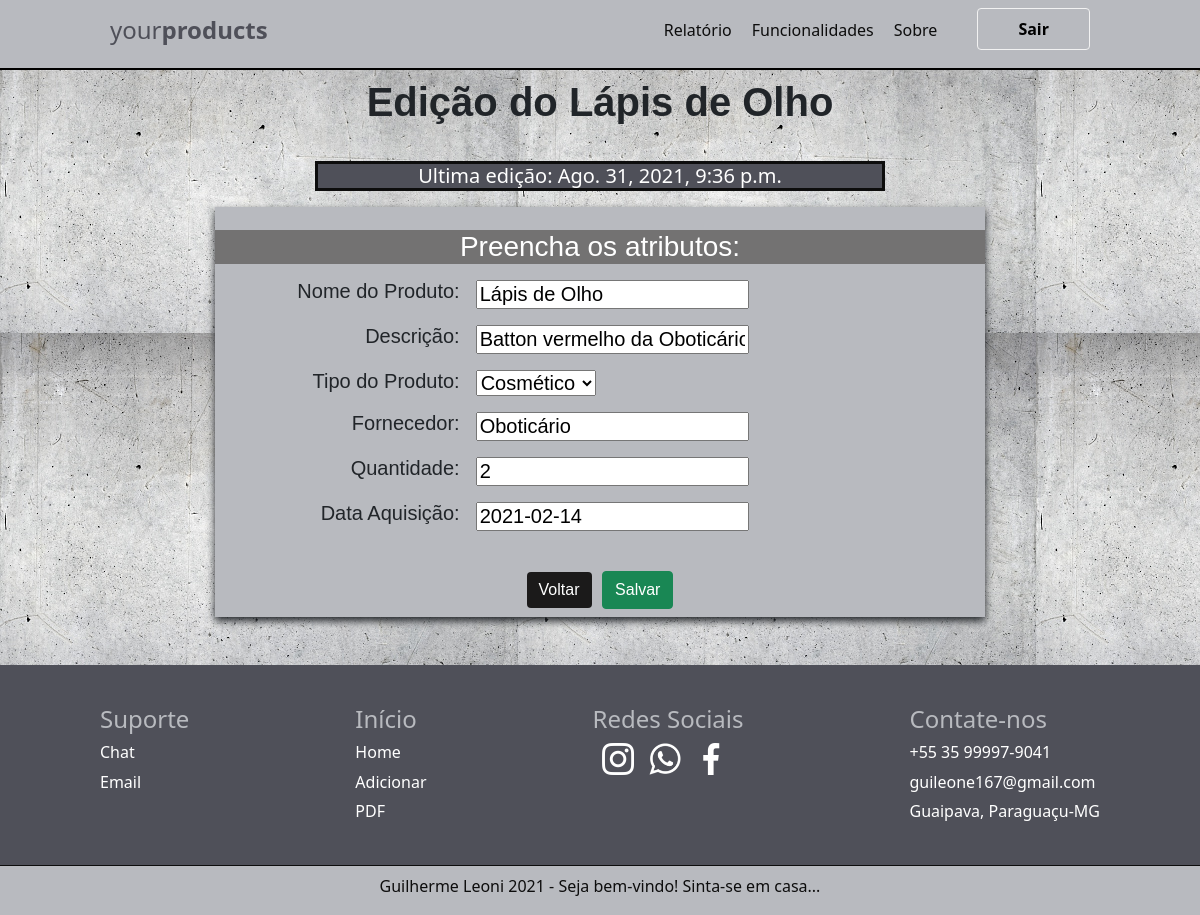
Screenshot of /edit/37/ (signed in) with the database file from the repository.
### produto/models.py (models this page shows, shortened)
class produto(models.Model):
    STATUS = (
        ('', 'Selecione:'),
        ('Cosmético', 'Cosmético'),
        ('Industrial', 'Industrial'),
        ('Alimentício', 'Alimentício'),
    )
    ESTADOS = (
        ('Disponível', 'Disponível'),
        ('Vendido', 'Vendido'),
    )
    nome = models.CharField(max_length=100)
    tipo = models.CharField(
        max_length=100,
        choices=STATUS,
        )
    descricao = models.CharField(max_length=100)#textfild
    data = models.DateField()
    fornecedor = models.CharField(max_length=100)
    quantidade = models.IntegerField(max_length=100)
    estado = models.CharField(
        max_length=12,
        choices=ESTADOS,
        )
    criado_em = models.DateTimeField(auto_now_add=True)
    editado_em = models.DateTimeField(auto_now=True)

### produto/views.py (the view)
# urls.py: path('edit/<int:pk>/', edit, name='edit'),
@login_required()
def edit(request, pk):
    data = {}
    data['rc'] = produto.objects.all().order_by('-criado_em')[:5]
    data['re'] = produto.objects.all().order_by('-editado_em')[:5]
    data['db'] = produto.objects.get(pk=pk)
    data['form'] = produtoForm(instance=data['db'])
    return render(request, 'produtos/form.html', data)

### produto/forms.py
class produtoForm(ModelForm):
    class Meta:
        model = produto
        fields = ['nome', 'tipo', 'descricao', 'fornecedor','quantidade', 'data']

### produto/templates/produtos/form.html (shortened to what this page needs)
{% extends 'base.html' %}
{% block content%}
    <div class="col-6 m-auto pt-2 pb-2 text-center">
        {% if db%}
            <h1>Edição do {{db.nome}}</h1>
        {% else %}
            <h1>Cadastro</h1>
        {% endif %}
    </div>
    {% if db %}
        <div class="col-6 pt-2 pb-2 text-center" id="div-edicao">
            <h3 id="edicao">Ultima edição: {{db.editado_em}}</h3>
        </div>
    {% endif %}
    <div class="col-8 pb-5 text-center" id="form-items">
        <div id="result">
            <form name="form" id="form" action="{% if db %}/update/{{db.id}}/{% else %}/create/{% endif %}" method="post">
                <br>
                <h3>Preencha os atributos: </h3>
                <div class="row">
                    <div class="col-4 p-2 text-end">
                        Nome do Produto:
                    </div>
                    <div class="col-8 p-2 text-start">
                        {{form.nome}}
                    </div>
                </div>
                <div class="row">
                    <div class="col-4 p-2 text-end">
                        Descrição:
                    </div>
                    <div class="col-8 p-2 text-start">
                        {{form.descricao}}
                    </div>
                </div>
                <div class="row">
                    <div class="col-4 p-2 text-end">
                        Tipo do Produto:
                    </div>
                    <div class="col-8 p-2 text-start">
                        {{form.tipo}}
                    </div>
                </div>
                <div class="row">
                    <div class="col-4 p-2 text-end">
                        Fornecedor:
                    </div>
                    <div class="col-8 p-2 text-start">
                        {{form.fornecedor}}
                    </div>
                </div>
                <div class="row">
                    <div class="col-4 p-2 text-end">
                        Quantidade:
                    </div>
                    <div class="col-8 p-2 text-start">
                        {{form.quantidade}}
                    </div>
                </div>
                <div class="row">
                    <div class="col-4 p-2 text-end">
                        Data Aquisição:
                    </div>
                    <div class="col-8 p-2 text-start">
                        {{form.data}}
                    </div>
                </div>
                <div class="p-2">
                    <a  href="javascript:void(0)" onClick="history.go(-1); return false;" class="btn btn-info mt-4">Voltar</a>
                    <input type="submit" class="btn btn-success mt-4" id="salvar" value="Salvar">
                </div>
            </form>
        </div>
    </div>
{% endblock %}

### produto/static/css/styles.css (style rules this page uses)
body { background-color: #FFE4E1; background-image: url('../img/background.jpg'); }
#form { font: normal 20px Arial; box-shadow: 0 4px 8px; background-color: #B8BABF; }
h1 { font-family: Arial; font-weight: bold; }
h3 { background: #737272; color: #FFF; }
body { background-color: #FFE4E1; }
#div-edicao { margin-left: auto; margin-right: auto; margin-top: 10px; }
#form-items { margin-left: auto; margin-right: auto; }
#edicao { border-style: solid; border-color: #0D0D0D; margin-top: 1px; background-color: #4F5059; font-size: 20px; }
.btn-success { transition: background 1s; }
.btn-info { margin-right: 5px; transition: background 0.5s; background: #1b1a1a; border: #fff; color: #fff; }

### rows the page displays
produto: nome "Lápis de Olho", editado_em "Ago. 31, 2021, 9:36 p.m.", descricao "Batton vermelho da Oboticário", tipo "Cosmético", fornecedor "Oboticário", quantidade "2", data "2021-02-14"
